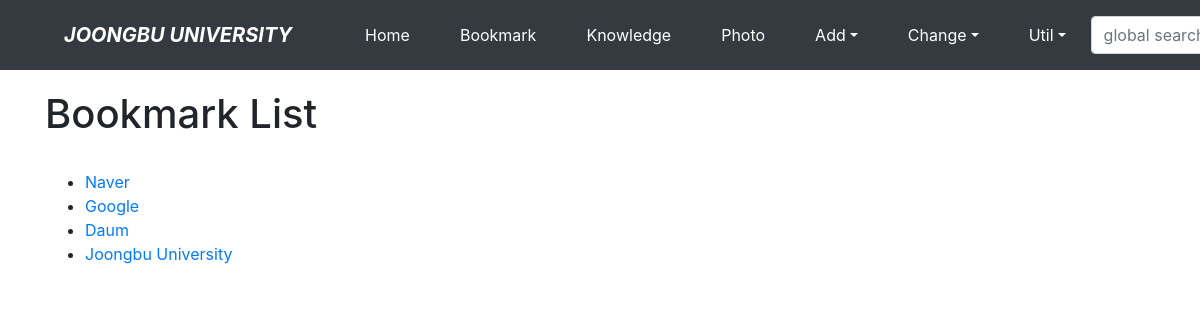
Screenshot of /bookmark/ with the database file from the repository.
### bookmark/models.py (models this page shows)
class Bookmark(models.Model):
    title = models.CharField('TITLE', max_length=100, blank=True)
    url = models.URLField('URL', unique=True)
    owner = models.ForeignKey(User, on_delete=models.CASCADE, blank=True, null=True)
    def __str__(self):
        return self.title

### bookmark/views.py (the view)
# urls.py: path('', views.BookmarkLV.as_view(), name='index'),
class BookmarkLV(ListView):
    model = Bookmark

### bookmark/templates/bookmark/bookmark_list.html (shortened to what this page needs)
{% extends "base.html" %}
{% block content %}
    <h1>Bookmark List</h1>
    <br>
    <ul>
        {% for bookmark in object_list %}
        <li><a href="{% url 'bookmark:detail' bookmark.id %}">{{ bookmark }}</a></li>
        {% endfor %}
    </ul>
{% endblock %}

### rows the page displays
Bookmark: title "Naver"
Bookmark: title "Google"
Bookmark: title "Daum"
Bookmark: title "Joongbu University"
